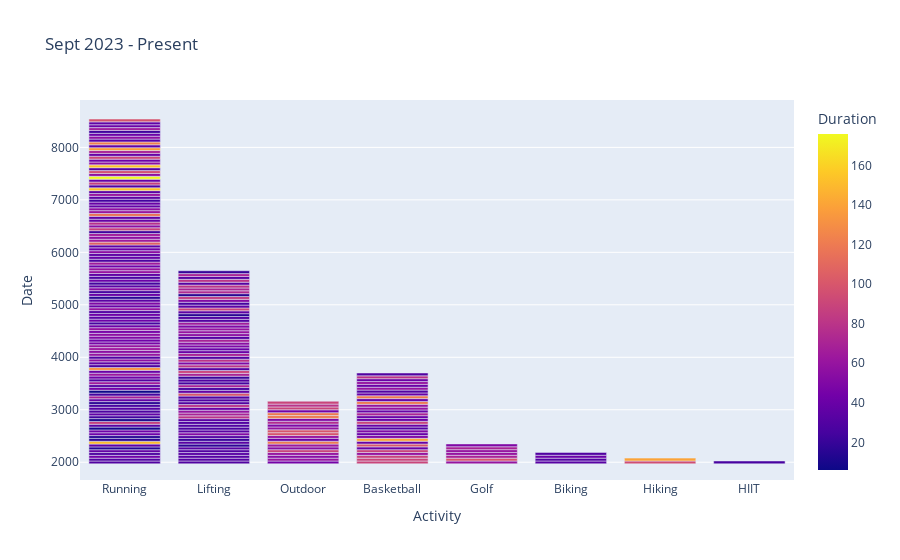

The notebook cell this image was saved under:
### Code cell
px.bar(df, x = 'Activity', y = 'Date', color = 'Duration', barmode='stack', title = 'Sept 2023 - Present')

### Figure 1 — Plotly figure (JSON) as saved in the notebook; plotly's stock layout.template omitted (floating-point values rounded to 4 significant figures; data arrays with more than 128 entries replaced by an {"elided": "..."} marker saying what was removed)
{"data": [{"alignmentgroup": "True", "hovertemplate": "Activity=%{x}<br>Date=%{y}<br>Duration=%{marker.color}<extra></extra>", "legendgroup": "", "marker": {"color": {"elided": "257 int values"}, "coloraxis": "coloraxis", "pattern": {"shape": ""}}, "name": "", "offsetgroup": "", "orientation": "v", "showlegend": false, "textposition": "auto", "type": "bar", "x": {"elided": "257 str values"}, "xaxis": "x", "y": {"elided": "257 str values"}, "yaxis": "y"}], "layout": {"barmode": "stack", "coloraxis": {"colorbar": {"title": {"text": "Duration"}}, "colorscale": [[0, "#0d0887"], [0.1111, "#46039f"], [0.2222, "#7201a8"], [0.3333, "#9c179e"], [0.4444, "#bd3786"], [0.5556, "#d8576b"], [0.6667, "#ed7953"], [0.7778, "#fb9f3a"], [0.8889, "#fdca26"], [1, "#f0f921"]]}, "legend": {"tracegroupgap": 0}, "title": {"text": "Sept 2023 - Present"}, "xaxis": {"anchor": "y", "domain": [0, 1], "title": {"text": "Activity"}}, "yaxis": {"anchor": "x", "domain": [0, 1], "title": {"text": "Date"}}}}
